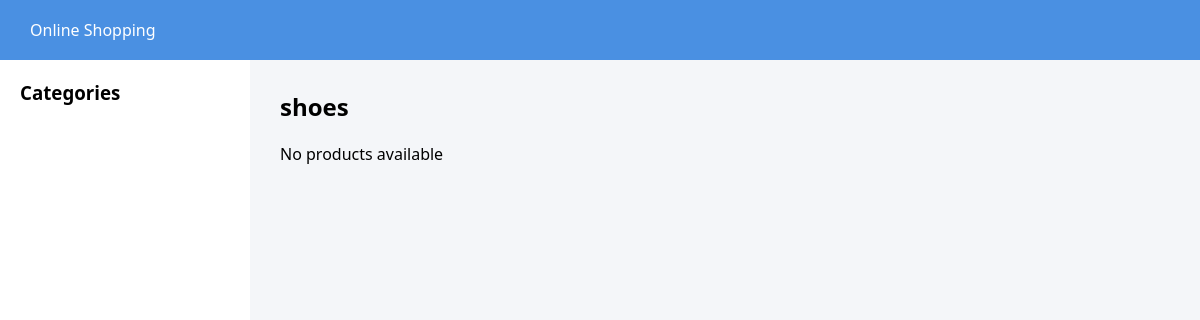
/subcategory/7/, run on an earlier commit of the app's database.
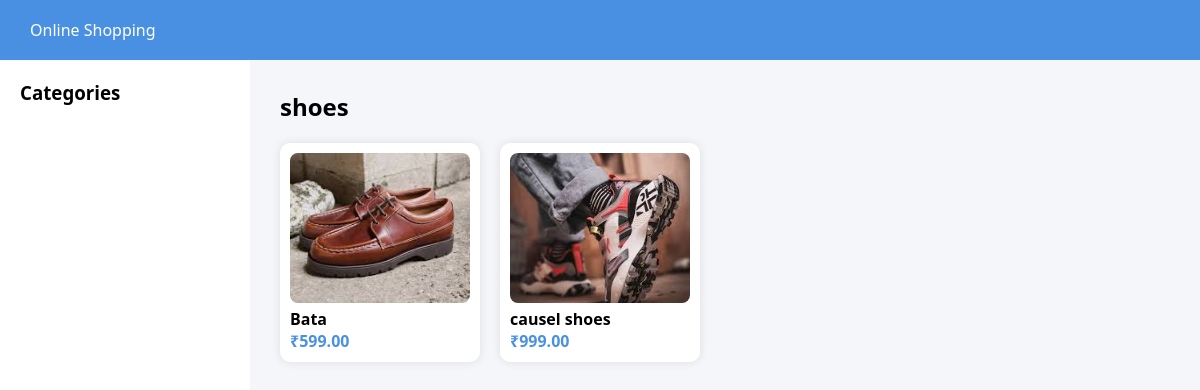
And on a later commit of the database.
### category/models.py (models this page shows, shortened)
class SubCategory(models.Model):
    category = models.ForeignKey(Category, on_delete=models.CASCADE, related_name="subcategories")
    name = models.CharField(max_length=100)

class Product(models.Model):
    category = models.ForeignKey(Category, on_delete=models.CASCADE)
    subcategory = models.ForeignKey(SubCategory, on_delete=models.CASCADE)
    name = models.CharField(max_length=200)
    description = models.TextField()
    price = models.DecimalField(max_digits=10, decimal_places=2)
    image = models.ImageField(upload_to='products/')

### category/views.py (the view)
# urls.py: path('subcategory/<int:id>/', views.subcategory_view, name='subcategory'),
def subcategory_view(request, id):
    subcategory = SubCategory.objects.get(id=id)
    products = Product.objects.filter(subcategory=subcategory)
    return render(request, "products.html", {
        "products": products,
        "subcategory": subcategory
    })

### category/templates/products.html (shortened to what this page needs)
<!DOCTYPE html>
<html>
<head>
</head>
<body>
<div class="header">
    <div>Online Shopping</div>
</div>
<div class="sidebar">
    <h3>Categories</h3>
</div>
<div class="content">
    <h2>{{ subcategory.name }}</h2>
    <div class="products">
        {% for product in products %}
        <div class="product-card">
            <img src="{{ product.image.url }}">
            <h4>{{ product.name }}</h4>
            <p class="price">₹{{ product.price }}</p>
        </div>
        {% empty %}
            <p>No products available</p>
        {% endfor %}
    </div>
</div>
</body>
</html>

### category/templates/products.html (style rules this page uses)
* { margin:0; padding:0; box-sizing:border-box; font-family:Segoe UI; }
body { display:flex; height:100vh; background:#f4f6f9; }
.header { position:fixed; top:0; left:0; right:0; height:60px; background:#4a90e2; display:flex; align-items:center; padding:0 30px; color:white; }
.sidebar { width:250px; background:white; margin-top:60px; padding:20px; }
.content { flex:1; margin-top:60px; padding:30px; }
.products { display:flex; flex-wrap:wrap; gap:20px; margin-top:20px; }
.product-card { width:200px; background:white; padding:10px; border-radius:10px; box-shadow:0 0 10px rgba(0,0,0,0.1); transition:0.3s; }
.product-card img { width:100%; height:150px; object-fit:cover; border-radius:8px; }
.price { color:#4a90e2; font-weight:bold; }

What changed in the data, as far as the page shows it:
added Product: image (picture), name "Bata", price "599.00"
added Product: image (picture), name "causel shoes", price "999.00"
Also different on the page:
text no longer shown: "No products available"
